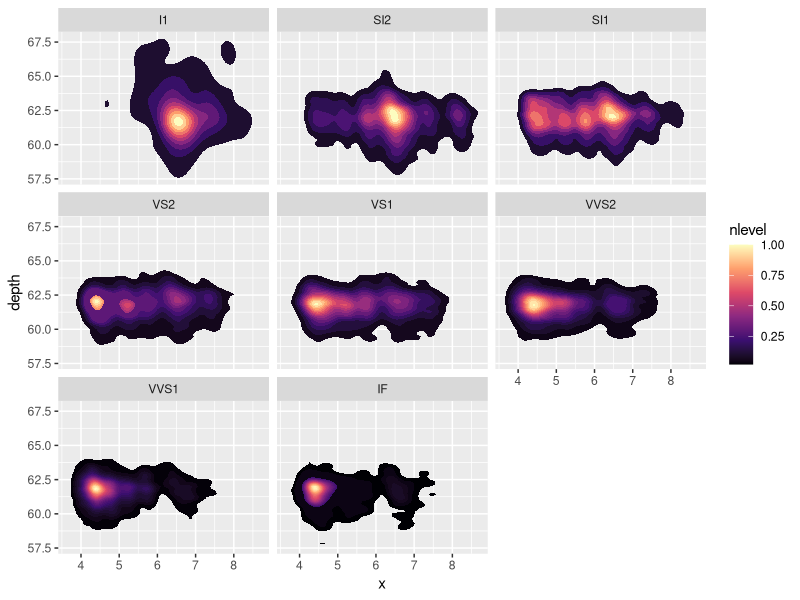

Recreate this plot in R. (Note: this script raises an error after producing the figure.)
R.version.string

library(ggplot2)

ggdiamonds = ggplot(diamonds) +
  stat_density_2d(aes(x = x, y = depth, fill = stat(nlevel)), 
                  geom = "polygon", n = 200, bins = 50,contour = TRUE) +
  facet_wrap(clarity~.) +
  scale_fill_viridis_c(option = "A")

par(mfrow = c(1, 2))

plot_gg(ggdiamonds, width = 5, height = 5, raytrace = FALSE, preview = TRUE)
plot_gg(ggdiamonds, width = 5, height = 5, multicore = TRUE, scale = 250, 
        zoom = 0.7, theta = 10, phi = 30, windowsize = c(800, 800))
Sys.sleep(0.2)
render_snapshot(clear = TRUE)

install.packages("datasets")
library(datasets)
ls("package:datasets")
data(package = "datasets")

data("iris")
data("volcano")

mtplot = ggplot(mtcars) + 
  geom_point(aes(x = mpg, y = disp, color = cyl)) + 
  scale_color_continuous(limits = c(0, 8))

par(mfrow = c(1, 2))
plot_gg(mtplot, width = 3.5, raytrace = FALSE, preview = TRUE)

plot_gg(mtplot, width = 3.5, multicore = TRUE, windowsize = c(800, 800), 
        zoom = 0.85, phi = 35, theta = 30, sunangle = 225, soliddepth = -100)
Sys.sleep(0.2)
render_snapshot(clear = TRUE)

ggplot(ggplot2::mpg) + 
  geom_point(aes(displ, hwy, color = class))